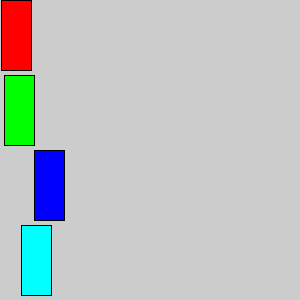
Frame 1 (no input)
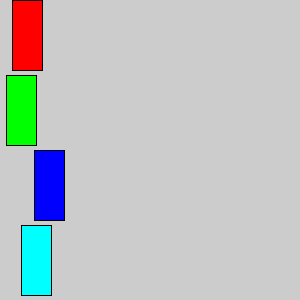
Frame 60 (the mouse pressed at the canvas centre just before this capture)
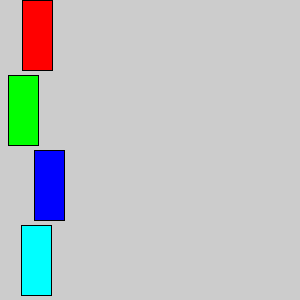
Frame 120 (the mouse held since frame 60 and released just before this capture)

The Processing sketch that drew these frames (run headless with seeded random() and noise(); from frame 60 on, the mouse is pressed at the canvas centre):

// Processing sketch: sketch_200330d
// ── sketch_200330d.pde
void setup()
{
  size(300, 300);
}

void draw()
{
  background(204);
  
  int ms = millis();
  int s = second();
  int m = minute();
  int h = hour();
  
  println(ms);
  fill(255, 0, 0);
  rect(ms/100, 0, 30, 70);
  
  fill(0, 255, 0);
  rect(s*2, 75, 30, 70);
  
  fill(0, 0, 255);
  rect(m, 150, 30, 70);
  
  fill(0, 255, 255);
  rect(h, 225, 30, 70);
}
